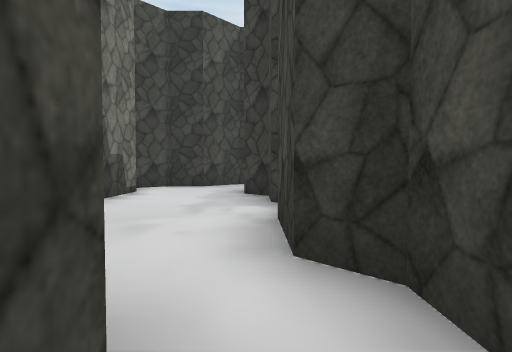
view 1 (above)

16 first-person views from a walk through a Unity game level. The camera is 1.2 m above the floor, tilts 2° down and sees 80° across. The floor is counted in squares, 2 m on a side. Each view is taken from the middle of a square. On the plan, view 1 faces up. The plan holds only what a view shows up to about 9 squares ahead; the rest is blank. The place goes on beyond the plan. The player is left out. Some surface patterns are stand-ins.

view 2
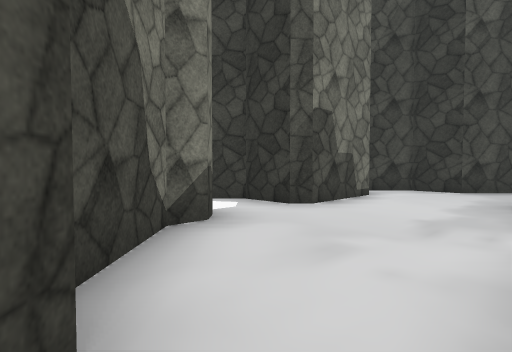

view 3
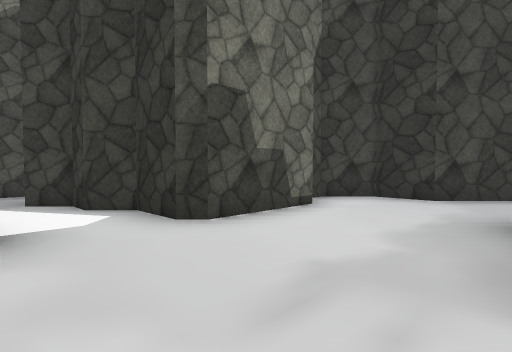

view 4
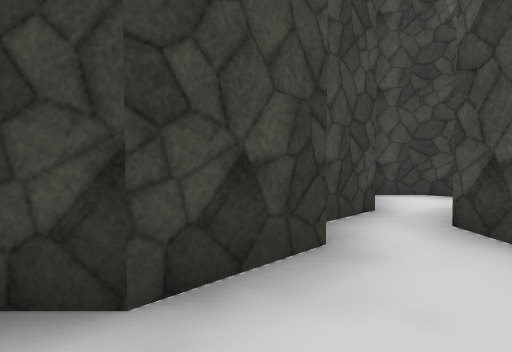

view 5
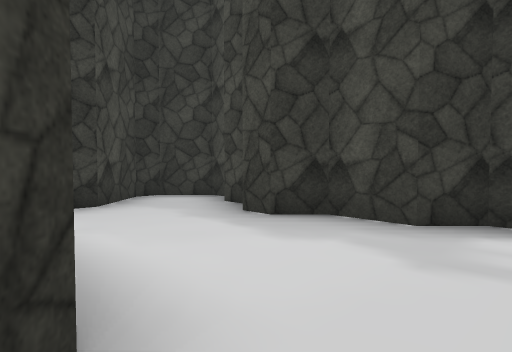

view 6
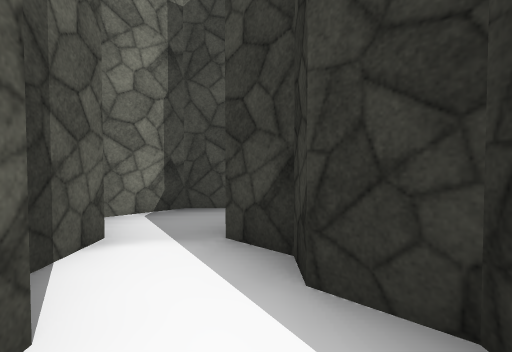

view 7
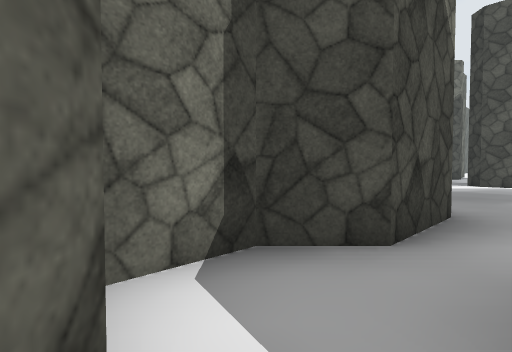

view 8
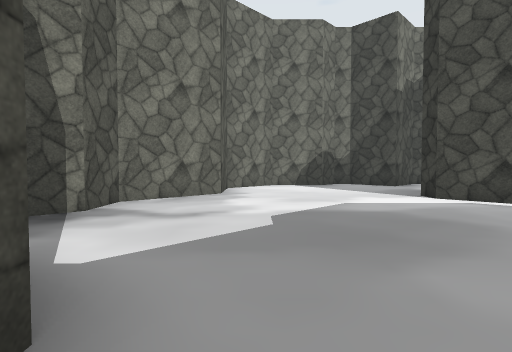

view 9
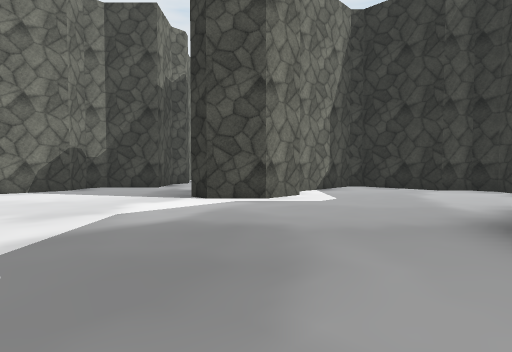

view 10
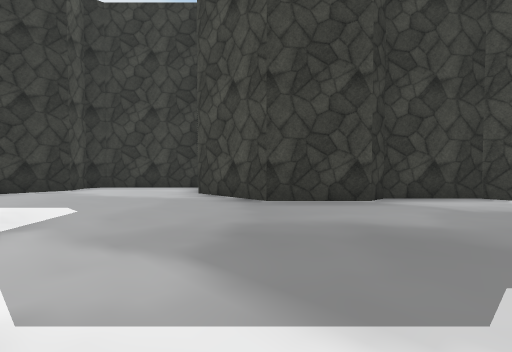

view 11
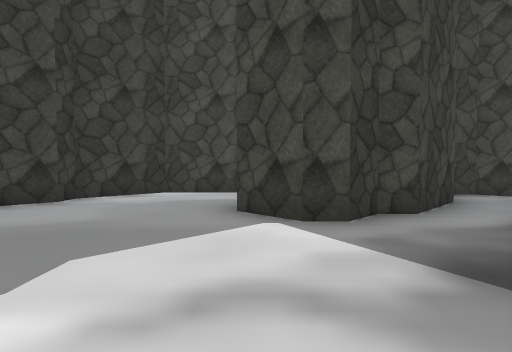

view 12
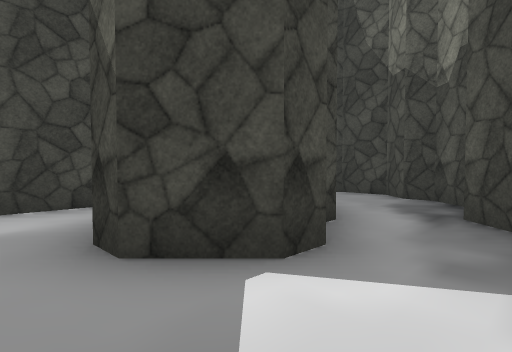

view 13
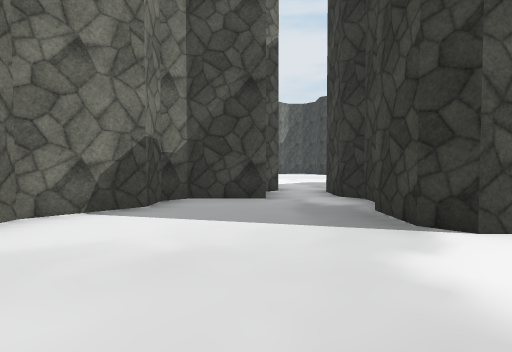

view 14
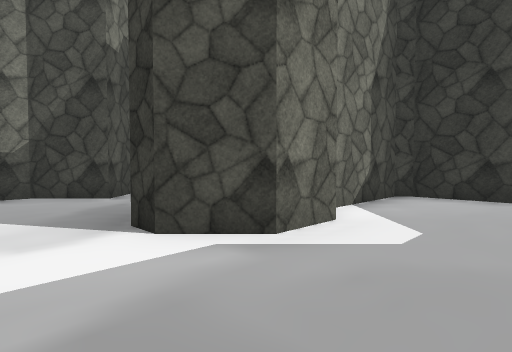

view 15
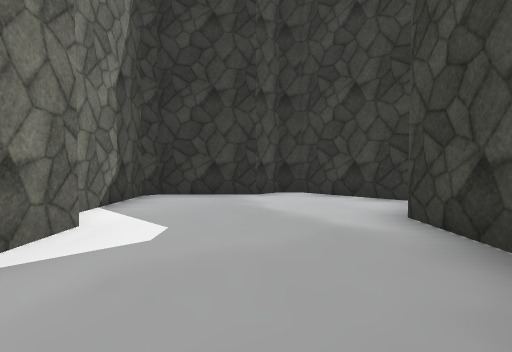

view 16
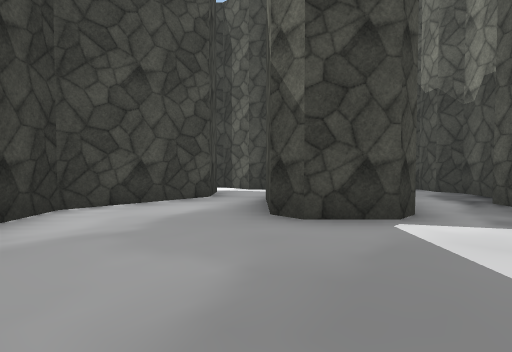

### Floor plan
Points are (right, up) in squares from view 1. A wall is a line through its corners. A room is listed if a view was taken in it or the views show most of it. See-through windows are left out.
Room 1 (views 1, 2)
walls: (0.8, -0.1) (0.8, 1.5); (0.4, -2.8) (1, -2.8) (1.7, -2.1); (-1.1, 1.3) (-0.2, 0.4)
ways out: opening at (0, 2) to room 2
Room 2 (views 3, 4, 5, 6)
walls: (0.8, 4.4) (0.2, 5) (0.2, 6) (-0.2, 6.5) (-0.2, 7); (-2.7, 3) (-2.7, 2.5) (-1.7, 1.4); (-2.7, 7.1) (-2.7, 5) (-3, 4.8) (-4, 4.8) (-4.5, 4.3) (-5, 4.3) (-5.5, 3.7); (0.2, 7.5) (0.2, 8); (0.8, 1.5) (0.2, 2) (0.2, 3.5) (0.7, 3.9); (0.8, 8.5) (0.8, 9) (0, 9.7) (-0.5, 9.7) (-1.5, 8.8) (-2.5, 8.8) (-3.3, 7.9)
ways out: opening at (0, 2) to room 1; opening at (-5, 3) to room 3
Room 3 (views 7, 8, 9, 10, 11, 12, 13, 14, 15, 16)
walls: (-12.7, 11.1) (-12.7, 10) (-13.5, 9.3) (-14, 9.3) (-14.8, 10); (-9.2, 3) (-9.2, 3.5) (-9.8, 4) (-9.8, 4.5) (-9, 5.2) (-8.5, 5.2) (-7.2, 4) (-7.2, 3) (-6.5, 2.2); (-8.2, 12.9) (-10, 14.8) (-10.5, 14.8) (-11, 14.3) (-13, 14.3) (-13.2, 14) (-13.2, 11.6); (-16.7, 10) (-17.7, 9) (-17.7, 8.5) (-17.2, 8) (-17.2, 6.5) (-16, 5.2) (-14.5, 5.2) (-13, 3.8) (-12, 3.8) (-10.2, 1.9); (-5.5, 3.7) (-6.3, 4.5) (-6.3, 7) (-7.5, 8.2) (-8, 8.2) (-9.2, 9.5) (-9.2, 11.5); (-5.8, 2.4) (-5.5, 2.8) (-4.5, 2.8)
ways out: opening at (-5, 3) to room 2; opening at (-16, 11); opening at (-10, 2.5)

Where each view was taken, in squares from view 1:
view 1: 0 up, 0 right, facing up
view 2: 1 up, 0 right, facing up-left
view 3: 3 up, 0 right, facing up-left
view 4: 4 up, 1 left, facing down-right
view 5: 4 up, 3 left, facing up-right
view 6: 4 up, 3 left, facing left
view 7: 3 up, 5 left, facing left
view 8: 6 up, 8 left, facing left
view 9: 6 up, 9 left, facing up-left
view 10: 6 up, 13 left, facing up-right
view 11: 5 up, 13 left, facing right
view 12: 6 up, 11 left, facing down-right
view 13: 6 up, 13 left, facing up-left
view 14: 8 up, 11 left, facing up-left
view 15: 8 up, 11 left, facing up
view 16: 8 up, 11 left, facing down-right
